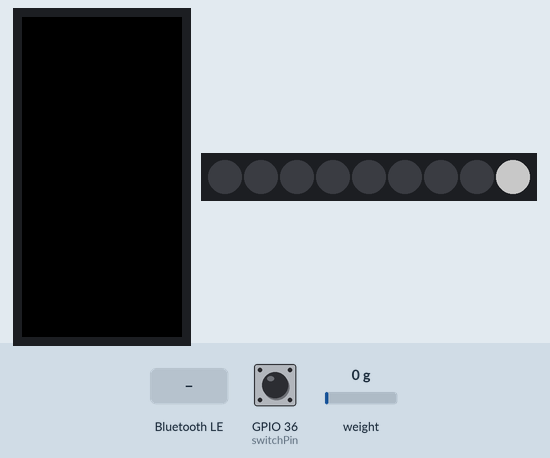
Recording of a sketch running on a simulated ESP32. Shown: 80×160 colour display, 9 RGB LEDs in strip order, left to right. Inputs (shaded band) come from the test bench; at power-on: GPIO 36 (switchPin) HIGH, weight on the scale 0 g (analog values on the 0–4095 scale). Dim RGB values are drawn brighter than linear; random numbers use the default seed unless the sketch sets one; nothing arrives over Bluetooth unless stated; a phone connects over Bluetooth LE 3 s after start; what the sketch prints to the serial monitor is not drawn.

Above: at 1.3 s.
1.4 s: Bluetooth LE write "4" received
At 3.3 s:
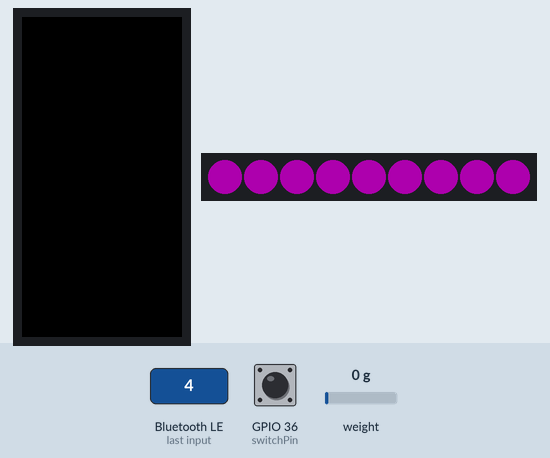
4.4 s: Bluetooth LE write "90" received
At 5.6 s:
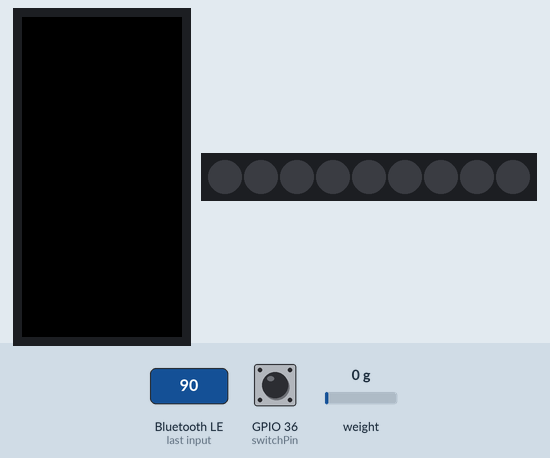
5.9 s: GPIO 36 (switchPin) pulled LOW for 0.15 s
7.5 s: Bluetooth LE write "200" received
Timing chart, 0 to 10.0 s (numbered marks = the images above; inputs shaded):
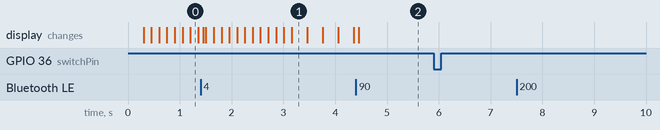

The sketch:

onigoroshi_device_s.ino
```cpp
/*
    Video: https://www.youtube.com/watch?v=oCMOYS71NIU
    Based on Neil Kolban example for IDF: https://github.com/nkolban/esp32-snippets/blob/master/cpp_utils/tests/BLE%20Tests/SampleNotify.cpp
    Ported to Arduino ESP32 by Evandro Copercini

   Create a BLE server that, once we receive a connection, will send periodic notifications.
   The service advertises itself as: 6E400001-B5A3-F393-E0A9-E50E24DCCA9E
   Has a characteristic of: 6E400002-B5A3-F393-E0A9-E50E24DCCA9E - used for receiving data with "WRITE"
   Has a characteristic of: 6E400003-B5A3-F393-E0A9-E50E24DCCA9E - used to send data with  "NOTIFY"

   The design of creating the BLE server is:
   1. Create a BLE Server
   2. Create a BLE Service
   3. Create a BLE Characteristic on the Service
   4. Create a BLE Descriptor on the characteristic
   5. Start the service.
   6. Start advertising.

   In this example rxValue is the data received (only accessible inside that function).
   And txValue is the data to be sent, in this example just a byte incremented every second.
*/
#include <BLEDevice.h>
#include <BLEServer.h>
#include <BLEUtils.h>
#include <BLE2902.h>
#include <M5StickC.h>
#include <HX711.h>
#include <Adafruit_NeoPixel.h>

// *************************** parameters ********************************
String deviceName = "ONIGOROSHI";
const int sendMode = 1; // 0:send query only   1:Notify when switch pressed   2:Periodic Notify
const int notifyInterval = 1000;  // sending interval (Notify in sendMode 2)
const int measurementInterval = 50;
const int resolution = 10;  //set the resolution to 10 bits (0-1023)
const int LOADCELL_DOUT_PIN = 33;
const int LOADCELL_SCK_PIN = 32;
const int switchPin = 36;  //read only Pin
const int ledPin = 26;
const int numPixels = 9;
const int brightness = 100;
const int loadingInterval = 150;
const int blinkingInterval = 150;

// JSON format : {"sensor" : (pressureValue) , "switch" : (pressCount) }
// ***********************************************************************

// ***************************** colors **********************************
const int colorList[][3] = {
    {255, 0, 0},      // 0:赤
    {0, 0, 255},      // 1:青
    {255, 255, 0},    // 2:黄
    {0, 255, 0},      // 3:緑
    {128, 0, 128},    // 4:紫
    {255, 140, 160},  // 5:ピンク
    {255, 255, 255},  // 6:白
    {255, 145, 0},    // 7:オレンジ
    {0, 255, 255},    // 8:水色
    {173, 255, 47}    // 9:黄緑
};

/* mode
  0:消灯
  1:点灯
  2:点滅
  3:待機*/
// ***********************************************************************

int colorCode = 6;
int red = 255;
int green = 255;
int blue = 255;

int switchState = 0;
int lastSwitchState = 0;
int pressCount = 0;
int pressureValue = 0;

int lightColor = 6;
int lightMode = 0;

int lastLightChangeTime = 0;
int lastLightNum = 0;

HX711 scale;
Adafruit_NeoPixel pixels(numPixels, ledPin, NEO_GRB + NEO_KHZ800);

BLEServer *pServer = NULL;
BLECharacteristic *pTxCharacteristic;
BLECharacteristic *pTRxCharacteristic;
bool deviceConnected = false;
bool oldDeviceConnected = false;

// See the following for generating UUIDs:
// https://www.uuidgenerator.net/

#define SERVICE_UUID           generateRandomUUID() + "0"  // UART service UUID
#define CHARACTERISTIC_UUID_RX "6E400001-B5A3-F393-E0A9-E50E24DCCA9E" //write
#define CHARACTERISTIC_UUID_TX "6E400002-B5A3-F393-E0A9-E50E24DCCA9E" //transfer
#define CHARACTERISTIC_UUID_TRX "6E400003-B5A3-F393-E0A9-E50E24DCCA9E" //read

class MyServerCallbacks : public BLEServerCallbacks {
  void onConnect(BLEServer *pServer) {
    deviceConnected = true;
    Serial.println("connected");
  };

  void onDisconnect(BLEServer *pServer) {
    deviceConnected = false;
    Serial.println("disconnected");
  }
};

class MyCallbacks : public BLECharacteristicCallbacks {
  void onWrite(BLECharacteristic *pCharacteristic) {
    String rxValue = pCharacteristic->getValue();

    if (rxValue.length() > 0) {
      Serial.println("*********");
      Serial.print("Received Value: ");
      for (int i = 0; i < rxValue.length(); i++) {
        Serial.printf("%02X, ", (unsigned int)rxValue[i]);
      }
      Serial.println();
      Serial.println("*********");
      // change color
      if((unsigned int)rxValue[0] != 0){
        colorCode = (unsigned int)rxValue[0] - '0';
        if(colorCode >= 0 && colorCode <= 9){
          red = colorList[colorCode][0];
          green = colorList[colorCode][1];
          blue = colorList[colorCode][2];
        }
      }
      // change lightmode
      if((unsigned int)rxValue[1] != 0){
        //reset swich state
        if((unsigned int)rxValue[1] - '0' == 4){
          colorCode = 6;
          red = 255;
          green = 255;
          blue = 255;

          switchState = 0;
          lastSwitchState = 0;
          pressCount = 0;
          pressureValue = 0;

          lightColor = 6;
          lightMode = 0;
        }else{
          lightMode = (unsigned int)rxValue[1] - '0';
        }
      }
      pixels.clear();
      pixels.show();
    }
  }
};

String generateRandomUUID() {
  char uuid[37];
  const char *hexChars = "0123456789abcdef";

  int sections[5] = {8, 4, 4, 4, 11};

  int pos = 0;
  for (int i = 0; i < 5; i++) {
    for (int j = 0; j < sections[i]; j++) {
      uuid[pos++] = hexChars[random(0, 16)];
    }
    if (i < 4) {
      uuid[pos++] = '-';
    }
  }
  uuid[pos] = '\0';
  return String(uuid);
}

void setup() {
  pinMode(LOADCELL_DOUT_PIN, INPUT);
  pinMode(LOADCELL_SCK_PIN, OUTPUT);
  pinMode(switchPin, INPUT);
  pinMode(ledPin, OUTPUT);

  // initialize the scale device
  Serial.begin(115200);
  scale.begin(LOADCELL_DOUT_PIN, LOADCELL_SCK_PIN);
  M5.begin();

  // initialize the LED device
  pixels.begin();
  pixels.setBrightness(brightness);

  //set the resolution to 8 bits (0-255)
  analogReadResolution(resolution);

  // Create the BLE Device
  BLEDevice::init(deviceName);

  // Create the BLE Server
  pServer = BLEDevice::createServer();
  pServer->setCallbacks(new MyServerCallbacks());

  // Create the BLE Service
  BLEService *pService = pServer->createService(SERVICE_UUID);

  // Create a BLE Characteristic
  pTxCharacteristic = pService->createCharacteristic(CHARACTERISTIC_UUID_TX,BLECharacteristic::PROPERTY_NOTIFY);
  pTRxCharacteristic = pService->createCharacteristic(CHARACTERISTIC_UUID_TRX,BLECharacteristic::PROPERTY_READ);

  pTxCharacteristic->addDescriptor(new BLE2902());
  pTRxCharacteristic->addDescriptor(new BLE2902());

  BLECharacteristic *pRxCharacteristic = pService->createCharacteristic(CHARACTERISTIC_UUID_RX, BLECharacteristic::PROPERTY_WRITE);

  pRxCharacteristic->setCallbacks(new MyCallbacks());

  // Start the service
  pService->start();

  // Start advertising
  pServer->getAdvertising()->start();
  Serial.println("Waiting a client connection to notify...");
}

void loop() {
  if (deviceConnected) {
    //read the value
    if (scale.is_ready()) {
      pressureValue = scale.read();
    } else {
      //Serial.println("HX711 not found.");
    }

    // Read the switch state
    switchState = digitalRead(switchPin);
    if (switchState == LOW && lastSwitchState == HIGH) {
      pressCount++;
      // Prepare the JSON formatted string
      String jsonString = String("{\"sensor\":") + pressureValue + ",\"switch\":" + pressCount + "}";
      //Serial.println(jsonString);

      // Send the JSON string
      if(sendMode == 1){
        pTxCharacteristic->setValue(jsonString.c_str());
        pTxCharacteristic->notify();
        Serial.println("notified");
      }
    }
    lastSwitchState = switchState;

    // set LED
    if(lightMode == 0){
      pixels.clear();
      pixels.show();
    }else if(lightMode == 1){
      for(int i=0; i<numPixels; i++) {
        pixels.setPixelColor(i, pixels.Color(red, green, blue));
      }
      pixels.show();
    }else if(lightMode == 2){
      for(int i=lastLightNum; i<numPixels; i += 2) {
        pixels.setPixelColor(i, pixels.Color(red, green, blue));
      }
      for(int i=abs(lastLightNum-1); i<numPixels; i += 2) {
        pixels.setPixelColor(i, pixels.Color(0, 0, 0));
      }
      pixels.show();
      if(lastLightChangeTime % blinkingInterval < measurementInterval){
        lastLightNum = (lastLightNum + 1) % 2;
        lastLightChangeTime = 0;
      }
      lastLightChangeTime += measurementInterval;
    }else if(lightMode == 3){
      if(lastLightChangeTime % loadingInterval < measurementInterval){
        pixels.setPixelColor(lastLightNum, pixels.Color(0, 0, 0));
        lastLightNum = (lastLightNum + 1) % numPixels;
        pixels.setPixelColor(lastLightNum, pixels.Color(red, green, blue));
        pixels.show();
        lastLightChangeTime = 0;
      }
      lastLightChangeTime += measurementInterval;
    }

    // Prepare the JSON formatted string
    String jsonString = String("{\"sensor\":") + pressureValue + ",\"switch\":" + pressCount + "}";
    //Serial.println(jsonString);

    pTRxCharacteristic->setValue(jsonString.c_str());

    if (sendMode == 0) {
      pTxCharacteristic->setValue(jsonString.c_str());
    }
    if (sendMode == 2) {
      // Check the measurement interval
      static unsigned long lastMeasurementTime = 0;
      unsigned long currentTime = millis();
      if (currentTime - lastMeasurementTime >= notifyInterval) {
        lastMeasurementTime = currentTime;
        pTxCharacteristic->setValue(jsonString.c_str());
        pTxCharacteristic->notify();
        Serial.println("notified");
      }
    }
    delay(measurementInterval);  // bluetooth stack will go into congestion, if too many packets are sent
  }
  else{
    if(lastLightChangeTime % loadingInterval < measurementInterval){
      pixels.setPixelColor(lastLightNum, pixels.Color(0, 0, 0));
      lastLightNum = (lastLightNum + 1) % numPixels;
      pixels.setPixelColor(lastLightNum, pixels.Color(255, 255, 255));
      pixels.show();
      lastLightChangeTime = 0;
    }
    lastLightChangeTime += measurementInterval;
    delay(measurementInterval);
  }

  // disconnecting
  if (!deviceConnected && oldDeviceConnected) {
    delay(500);                   // give the bluetooth stack the chance to get things ready
    pServer->startAdvertising();  // restart advertising
    Serial.println("start advertising");
    oldDeviceConnected = deviceConnected;

    //initialize
    switchState = 0;
    lastSwitchState = 0;
    pressCount = 0;
    pressureValue = 0;
    pixels.clear();
    pixels.show();
    lightMode = 0;
    colorCode = 6;
    red = 255;
    green = 255;
    blue = 255;
  }
  // connecting
  if (deviceConnected && !oldDeviceConnected) {
    // do stuff here on connecting
    oldDeviceConnected = deviceConnected;
    lightMode = 0;
    colorCode = 6;
    for(int i=0; i<3; i++) {
      for(int j=0; j<numPixels; j++) {
        pixels.setPixelColor(j, pixels.Color(red, green, blue));
      }
      pixels.show();
      delay(300);
      pixels.clear();
      pixels.show();
      delay(300);
    }
  }
}
```

Measured:
- after the input at 5.9 s, every drawn part: stays the same
- after the input at 7.5 s, every drawn part: stays the same
